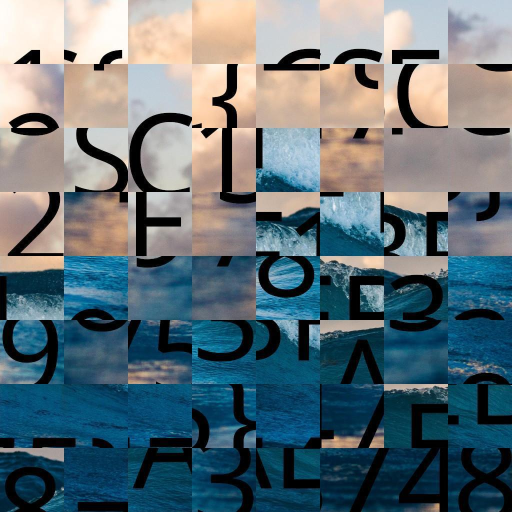
#> input picture FCSC24/Misc/Puzzle trouble 1/brightness_rearranged_grid.jpg, 1024 x 1024 px, given as the content of the folder mini-images, which was not available (shown at 1/2 size)
$ python solve.py
#> lines starting #> are read from the running program, lines starting #| are printed output that depends on the picture; pictures that were not available may be replaced by others from this repository, and a replacement may not be noted
from PIL import Image, ImageDraw
import os

def calculate_mean_brightness(image):
    grayscale_image = image.convert("L")
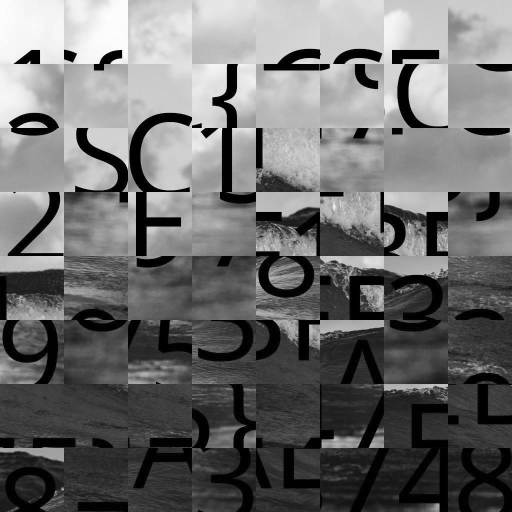
#> grayscale_image: PIL image 1024x1024 L (shown at 1/2 size); min 0, max 254, mean 109.3
    mean_brightness = sum(grayscale_image.getdata()) / len(grayscale_image.getdata())
#> mean_brightness = 109.3
    return mean_brightness

def rearrange_mini_images(image_folder):
    mini_images = []
    for file in os.listdir(image_folder):
        if file.endswith(".jpg"):
            mini_images.append(Image.open(os.path.join(image_folder, file)))

    mean_brightness_values = [(idx, calculate_mean_brightness(img)) for idx, img in enumerate(mini_images)]
#> mean_brightness_values = [(0, 109.3)]
    sorted_mini_images = [mini_images[idx] for idx, _ in sorted(mean_brightness_values, key=lambda x: x[1], reverse=True)]
#> sorted_mini_images = 1 item

    return sorted_mini_images

def display_grid_image(rearranged_mini_images):
    grid_image = Image.new("RGB", (1024, 1024))
#> grid_image: PIL image 1024x1024 RGB; every value is 0
    for i in range(8):
        for j in range(8):
            mini_image = rearranged_mini_images[i * 8 + j]
            grid_image.paste(mini_image, (j * 128, i * 128))
#> grid_image is the input picture: PIL image 1024x1024 RGB; mean R, G, B 96.8, 113.4, 121
    grid_image.show()

def switch_images(rearranged_mini_images, switch_command):
    switch_command = switch_command.strip().split('-')
    try:
        first_position = tuple(map(int, switch_command[0].strip().split()))
        second_position = tuple(map(int, switch_command[1].strip().split()))
        first_index = first_position[0] * 8 + first_position[1]
        second_index = second_position[0] * 8 + second_position[1]

        rearranged_mini_images[first_index], rearranged_mini_images[second_index] = rearranged_mini_images[second_index], rearranged_mini_images[first_index]

        # Display and save the updated grid image
        display_grid_image(rearranged_mini_images)
        save_grid_image(rearranged_mini_images, "latest_changes.jpg")
    except Exception as e:
        print("Invalid input:", e)

def save_grid_image(rearranged_mini_images, output_path):
    grid_image = Image.new("RGB", (1024, 1024))
    for i in range(8):
        for j in range(8):
            mini_image = rearranged_mini_images[i * 8 + j]
            grid_image.paste(mini_image, (j * 128, i * 128))
    grid_image.save(output_path)

if __name__ == "__main__":
    image_folder = "mini-images"  # Folder containing mini-images

    rearranged_mini_images = rearrange_mini_images(image_folder)
#> (the run stopped early here; a loop or call above may not have finished)

$ run again, on FCSC24/Misc/Puzzle trouble 1/puzzle-trouble-easy.jpg
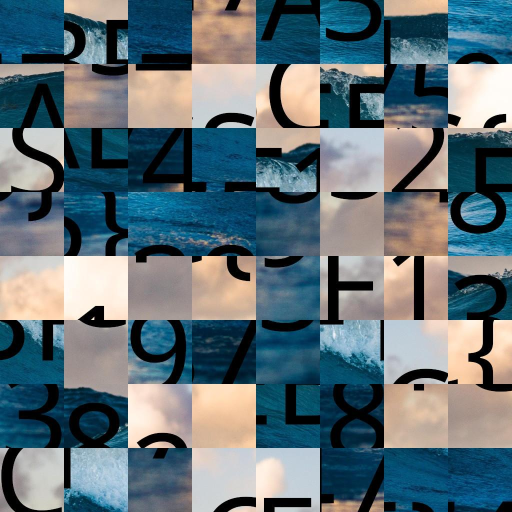
#> input picture FCSC24/Misc/Puzzle trouble 1/puzzle-trouble-easy.jpg, 1024 x 1024 px, given as the content of the folder mini-images, which was not available (shown at 1/2 size)
#> in calculate_mean_brightness, `grayscale_image = image.convert("L")`:
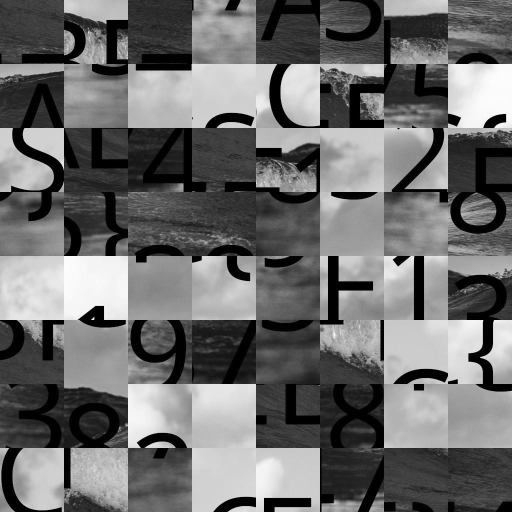
#> grayscale_image: PIL image 1024x1024 L (shown at 1/2 size); min 0, max 254, mean 109.1
#> mean_brightness = 109.1
#> mean_brightness_values = [(0, 109.1)]
#> sorted_mini_images = 1 item
#> grid_image: PIL image 1024x1024 RGB; every value is 0
#> in display_grid_image, grid_image is the input picture: PIL image 1024x1024 RGB; mean R, G, B 96.4, 113.4, 120.8
